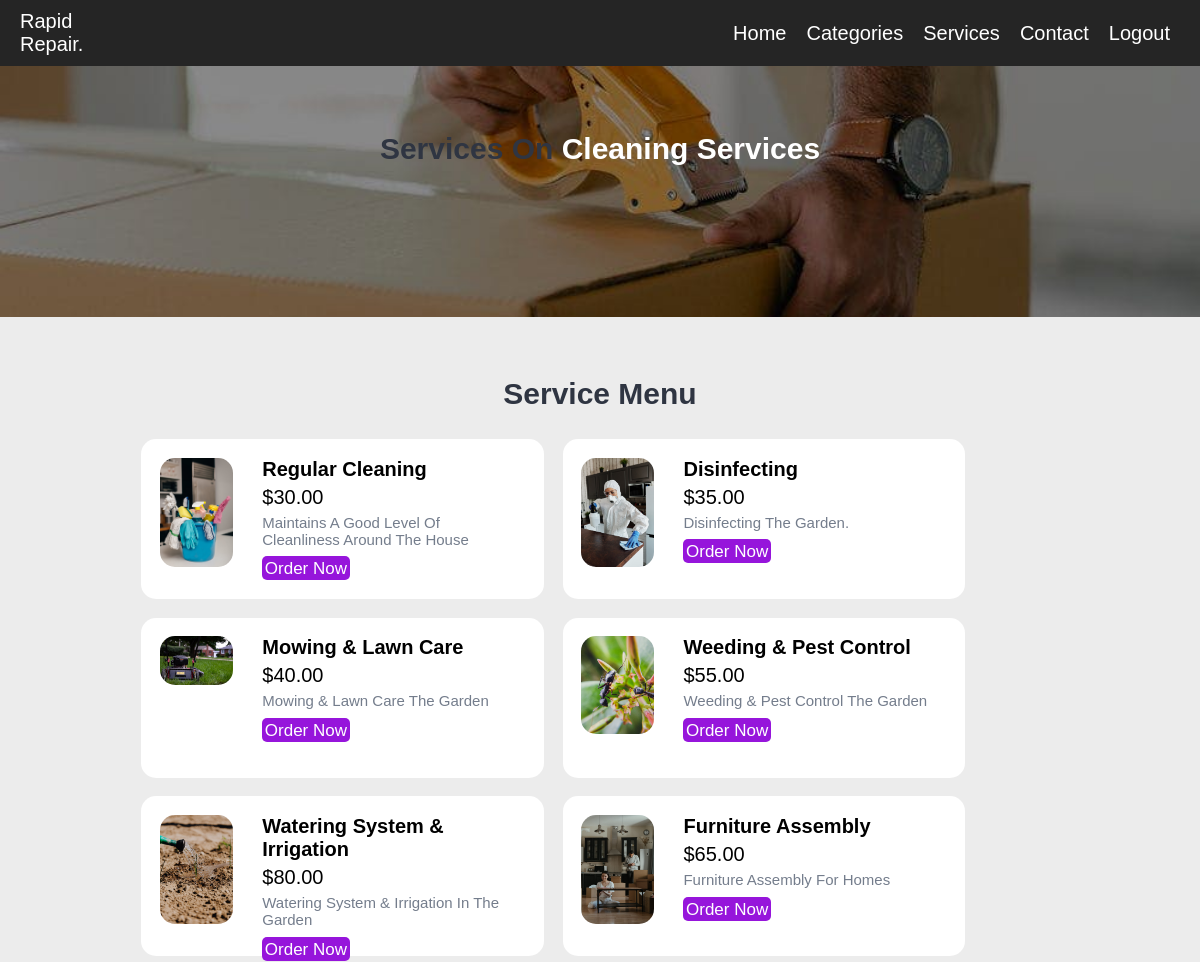
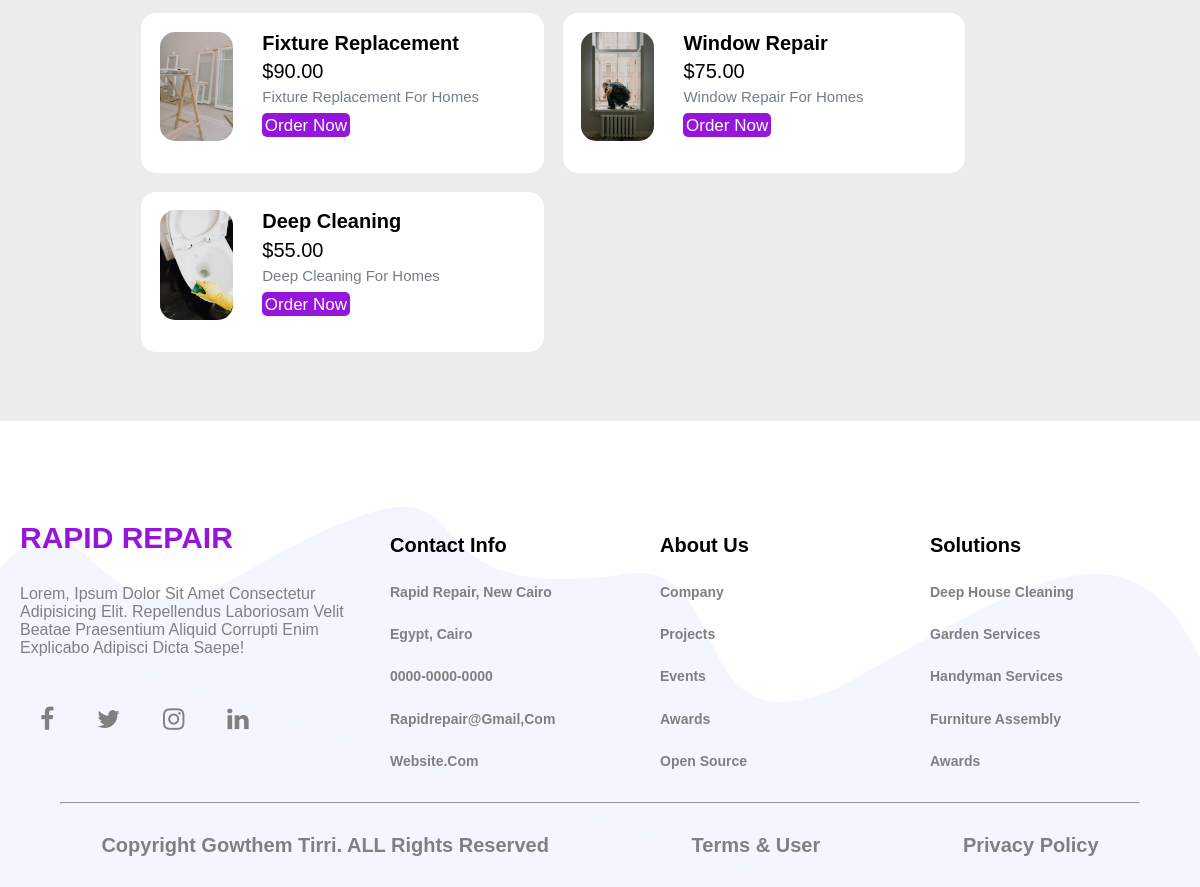
The app's page /category-service.php?category_id=48 with its own data (2 pictures, top to bottom).
### tables this page shows
CREATE TABLE `tbl_category` (
  `id` int(11) UNSIGNED NOT NULL,
  `title` varchar(100) NOT NULL,
  `image_name` varchar(255) NOT NULL,
  `featured` varchar(10) NOT NULL,
  `active` varchar(10) NOT NULL
);

CREATE TABLE `tbl_services` (
  `id` int(11) NOT NULL,
  `title` varchar(100) NOT NULL,
  `description` text NOT NULL,
  `price` decimal(10,2) NOT NULL,
  `image_name` varchar(255) NOT NULL,
  `category_id` int(10) UNSIGNED NOT NULL,
  `featured` varchar(10) NOT NULL,
  `active` varchar(10) NOT NULL
);

### category-service.php (the view, shortened to what this page needs)
<?php include('partials-front/menu.php'); ?>
<?php
    if(isset($_GET['category_id']))
    {
        $category_id = $_GET['category_id'];
        $sql = "SELECT title FROM tbl_category WHERE id=$category_id";
        $res = mysqli_query($conn, $sql);
        $row = mysqli_fetch_assoc($res);
        $category_title = $row['title'];
    }
    else
    {
        header('location:'.SITEURL.'home.php');
    }
?>
    <section class="service-search text-center">
        <div class="container">
            <h2>Services on <a href="#" class="text-white"><?php echo $category_title; ?></a></h2>
        </div>
    </section>
    <section class="service-menu">
        <div class="container">
            <h2 class="text-center">Service Menu</h2>
            <?php
                $sql2 = "SELECT * FROM tbl_services WHERE category_id=$category_id";
                $res2 = mysqli_query($conn, $sql2);
                $count2 = mysqli_num_rows($res2);
                if($count2>0)
                {
                    while($row2=mysqli_fetch_assoc($res2))
                    {
                        $id = $row2['id'];
                        $title = $row2['title'];
                        $price = $row2['price'];
                        $description = $row2['description'];
                        $image_name = $row2['image_name'];
                        ?>
                        <div class="service-menu-box">
                            <div class="service-menu-img">
                            <?php
                                if($image_name=="")
                                {
                                    echo "<div class='error'>image not available</div>";
                                }
                                else
                                {
                                    ?>
                                    <img src="<?php echo SITEURL; ?>images/service/<?php echo $image_name ?>" alt="Chicke Hawain Pizza" class="img-responsive img-curve">
                                    <?php
                                }
                            ?>
                            </div>
                            <div class="service-menu-desc">
                                <h4><?php echo $title ?></h4>
                                <p class="service-price">$<?php echo $price ?></p>
                                <p class="service-detail"><?php echo $description ?></p>
                                <br>
                                <a href="<?php echo SITEURL ?>order.php?service_id=<?php echo $id; ?>" class="btn btn-primary">Order Now</a>
                            </div>
                        </div>
                        <?php
                    }
                }
                else
                {
                    echo "<div class='error'>service is not available</div>";
                }
            ?>
        </div>
    </section>
    <?php include('partials-front/footer.php'); ?>
</body>
</html>

### partials-front/menu.php (shortened to what this page needs)
<link rel="stylesheet" href="https://cdnjs.cloudflare.com/ajax/libs/font-awesome/5.15.2/css/all.min.css">
<!DOCTYPE html>
<html lang="en">
<head>
    <link rel="stylesheet" href="css/style-admin2.css">
</head>
<body>
    <header class="header">
    <a href="#" class="logo">Rapid Repair.</a>
    <nav class="navbar">
        <ul>
            <li><a href="<?php echo SITEURL; ?>home.php">home</a></li>
            <li><a href="<?php echo SITEURL; ?>categories.php">categories</a></li>
            <li><a href="<?php echo SITEURL; ?>service.php">services</a></li>
            <li><a href="#contact">contact</a></li>
            <li><a href="<?php echo SITEURL; ?>logout.php">logout</a></li>
        </ul>
    </nav>
    </header>

### partials-front/footer.php
<link rel="stylesheet" href="https://stackpath.bootstrapcdn.com/font-awesome/4.7.0/css/font-awesome.min.css" />
<section id="contact" class="footerr">
    <div class="grid-wrapper">
        <div class="col-4 footerr1">
            <h1>RAPID REPAIR</h1>
            <p>Lorem, ipsum dolor sit amet consectetur adipisicing elit. Repellendus laboriosam velit beatae praesentium aliquid corrupti enim explicabo adipisci dicta saepe!</p>
            <div class="social-profiles">
                <i class="fa fa-facebook"></i>
                <i class="fa fa-twitter"></i>
                <i class="fa fa-instagram"></i>
                <i class="fa fa-linkedin"></i>
            </div>
        </div>
        <div class="col-4 footerr2">
        <h1>Contact info</h1>
        <h4>Rapid Repair, New Cairo</h4>
        <h4>Egypt, Cairo</h4>
        <h4>0000-0000-0000</h4>
        <h4>rapidrepair@gmail,com</h4>
        <h4>website.com</h4>
        </div>
        <div class="col-4 footerr3">
            <h1>About Us</h1>
            <h4>Company</h4>
            <h4>Projects</h4>
            <h4>Events</h4>
            <h4>Awards</h4>
            <h4>Open Source</h4>
        </div>
        <div class="col-4 footerr4">
            <h1>Solutions</h1>
            <h4>Deep House Cleaning</h4>
            <h4>Garden Services</h4>
            <h4>Handyman Services</h4>
            <h4>Furniture Assembly</h4>
            <h4>Awards</h4>
        </div>
    </div>
    <hr>
    <div class="copyright">
        <h4>Copyright Gowthem Tirri. ALL rights reserved</h4>
        <h4>Terms & User</h4>
        <h4>Privacy Policy</h4>
    </div>

### css/style-admin2.css (style rules this page uses)
:root { --color: #9615db; --gradient-1: linear-gradient(to bottom right, #7d7f80, #9615db); --gradient-2: linear-gradient(to bottom right, #d2d3d3, #7d7f80); --gradient-3: linear-gradient(to bottom right, #555759, #2d3032); --gradient-4: linear-gradient(to bottom right, #9615db, #d2d3d3); }
* { font-family: Arial, Helvetica, sans-serif; margin: 0; padding: 0; box-sizing: border-box; text-transform: capitalize; text-decoration: none; }
html { font-size: 62.5%; }
.container { width: 80%; margin: 0 auto; padding: 1%; }
.img-responsive { width: 100%; }
.img-curve { border-radius: 15px; }
.text-center { text-align: center; }
.text-white { color: white; }
a { color: #9615db; text-decoration: none; }
.btn { padding: 1%; border: none; font-size: 1.7rem; border-radius: 5px; }
.btn-primary { background-color: #9615db; color: white; cursor: pointer; }
h2 { color: #2f3542; font-size: 3rem; margin-bottom: 2%; }
h4 { font-size: 2rem; }
.header { display: flex; align-items: center; justify-content: space-between; width: 100%; padding: 1rem 2rem; position: fixed; top: 0; left: 0; z-index: 100; background-color: rgb(37, 37, 37); }
.header .logo { font-size: 2rem; color: #fff; }
.header .navbar ul { list-style-type: none; display: flex; align-items: center; justify-content: space-around; }
.header .navbar ul li { margin: 0 1rem; }
.header .navbar ul li a { font-size: 2rem; color: #fff; }
.logo { width: 10%; float: left; }
.service-search { background-image: url(../images/landing_img/project9.jpeg); background-size: cover; background-repeat: no-repeat; background-position: center; padding: 10% 0; }
.service-menu { background-color: #ececec; padding: 4% 0; }
.service-menu-box { width: 43%; height: 20%; margin: 1%; padding: 2%; float: left; background-color: white; border-radius: 15px; }
.service-menu-img { width: 20%; float: left; }
.service-menu-desc { width: 70%; float: left; margin-left: 8%; }
.service-price { font-size: 2rem; margin: 2% 0; }
.service-detail { font-size: 1.5rem; color: #747d8c; }
.grid-wrapper { display: grid; grid-template-columns: repeat(auto-fit, minmax(250px, auto)); grid-gap: 2em; padding: 2rem; flex-basis: 50%; }
.footerr { margin-top: 80px; background-image: url("../images/footer-agency.png"); background-size: cover; }
.col-4 { min-height: 200px; display: flex; flex-direction: column; justify-content: space-around; }
.footerr1 h1 { font-size: 3rem; margin-bottom: 30px; color: var(--color); }
.footerr1 p { color: grey; font-size: 1.6rem; }
.footerr1 i { margin: 50px 20px; font-size: 25px; color: grey; }
.footerr2 h4, .footerr3 h4, .footerr4 h4 { color: grey; font-weight: 400px; font-size: 1.4rem; }
.footerr2 h1, .footerr3 h1, .footerr4 h1 { font-size: 2rem; }
.footerr hr { width: 90%; margin: 0 auto; }
.copyright { display: flex; justify-content: space-around; color: gray; padding: 30px; font-weight: 400; font-size: 0.5rem; }

### records on screen
tbl_category: title "Cleaning Services"
tbl_services: image_name (picture), title "Regular Cleaning", price "30.00", description "Maintains A Good Level Of Cleanliness Around The House"
tbl_services: image_name (picture), title "Disinfecting", price "35.00", description "Disinfecting The Garden."
tbl_services: image_name (picture), title "Mowing & Lawn Care", price "40.00", description "Mowing & Lawn Care The Garden"
tbl_services: image_name (picture), title "Weeding & Pest Control", price "55.00", description "Weeding & Pest Control The Garden"
tbl_services: image_name (picture), title "Watering System & Irrigation", price "80.00", description "Watering System & Irrigation In The Garden"
tbl_services: image_name (picture), title "Furniture Assembly", price "65.00", description "Furniture Assembly For Homes"
tbl_services: image_name (picture), title "Fixture Replacement", price "90.00", description "Fixture Replacement For Homes"
tbl_services: image_name (picture), title "Window Repair", price "75.00", description "Window Repair For Homes"
tbl_services: image_name (picture), title "Deep Cleaning", price "55.00", description "Deep Cleaning For Homes"
